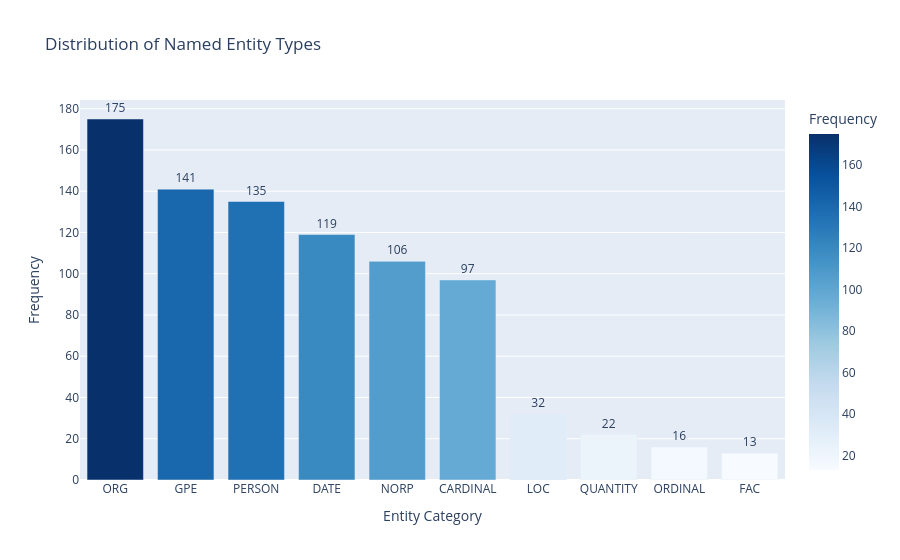

The code cell stored with this chart in its notebook:
### Code cell
# VISUALIZATION 3: Named Entity Distribution

# Extract entity labels
all_entity_labels = []
for entities_string in df['Named_Entities']:
    if entities_string:
        entities = entities_string.split(' | ')
        for entity in entities:
            if '/' in entity:
                label = entity.split('/')[-1]
                all_entity_labels.append(label)

# Count frequency
entity_counts = Counter(all_entity_labels)
entity_df = pd.DataFrame(entity_counts.items(), columns=['Entity Type', 'Count']).sort_values('Count', ascending=False)

# Create bar chart
fig3 = px.bar(
    entity_df.head(10),
    x='Entity Type',
    y='Count',
    title='Distribution of Named Entity Types',
    labels={'Entity Type': 'Entity Category', 'Count': 'Frequency'},
    color='Count',
    color_continuous_scale='Blues',
    text='Count'
)

fig3.update_traces(texttemplate='%{text}', textposition='outside')
fig3.show()

print("Named Entity Insights:")
print(f"  - Total named entities: {len(all_entity_labels)}")
print(f"  - Unique entity types: {len(set(all_entity_labels))}")
if len(entity_df) > 0:
    print(f"  - Most common: {entity_df.iloc[0]['Entity Type']} ({entity_df.iloc[0]['Count']} occurrences)")

### Figure 1 — Plotly figure (JSON) as saved in the notebook; plotly's stock layout.template omitted (floating-point values rounded to 4 significant figures)
{"data": [{"alignmentgroup": "True", "hovertemplate": "Entity Category=%{x}<br>Frequency=%{marker.color}<extra></extra>", "legendgroup": "", "marker": {"color": [175, 141, 135, 119, 106, 97, 32, 22, 16, 13], "coloraxis": "coloraxis", "pattern": {"shape": ""}}, "name": "", "offsetgroup": "", "orientation": "v", "showlegend": false, "text": [175, 141, 135, 119, 106, 97, 32, 22, 16, 13], "textposition": "outside", "texttemplate": "%{text}", "type": "bar", "x": ["ORG", "GPE", "PERSON", "DATE", "NORP", "CARDINAL", "LOC", "QUANTITY", "ORDINAL", "FAC"], "xaxis": "x", "y": [175, 141, 135, 119, 106, 97, 32, 22, 16, 13], "yaxis": "y"}], "layout": {"barmode": "relative", "coloraxis": {"colorbar": {"title": {"text": "Frequency"}}, "colorscale": [[0, "rgb(247,251,255)"], [0.125, "rgb(222,235,247)"], [0.25, "rgb(198,219,239)"], [0.375, "rgb(158,202,225)"], [0.5, "rgb(107,174,214)"], [0.625, "rgb(66,146,198)"], [0.75, "rgb(33,113,181)"], [0.875, "rgb(8,81,156)"], [1, "rgb(8,48,107)"]]}, "legend": {"tracegroupgap": 0}, "title": {"text": "Distribution of Named Entity Types"}, "xaxis": {"anchor": "y", "domain": [0, 1], "title": {"text": "Entity Category"}}, "yaxis": {"anchor": "x", "domain": [0, 1], "title": {"text": "Frequency"}}}}
